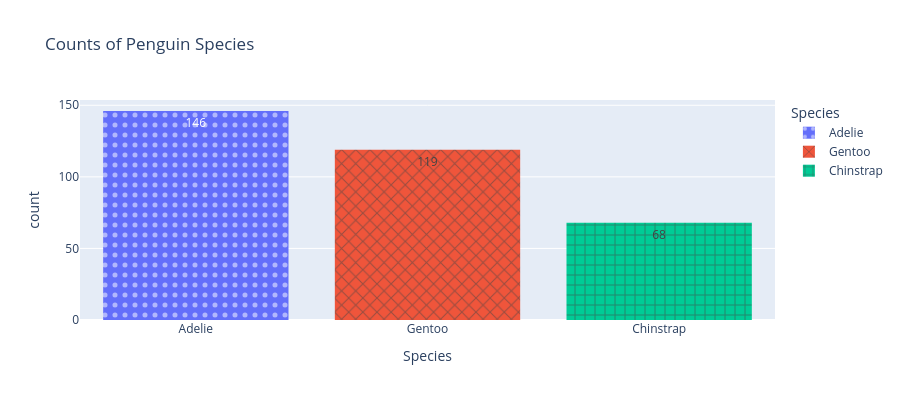

The code cell stored with this chart in its notebook:
### Markdown cell above
Now you might notice that the bar chart stacks each data point on top of each other. To combine them, we can use the `px.histogram()` function in the following way instead.

### Code cell
fig = px.histogram(df, x='species', title="Counts of Penguin Species",

             # Adjust color according to data 
             color='species',

             # Adjust symbol fill according to data
             pattern_shape="species", 
             pattern_shape_sequence=[".", "x", "+"],

             labels={'species': 'Species',
                     'count': 'Count'},

             height=400,
             
             # We can add text to better compare quantitative variables
             text_auto=True)
fig.show()

### Figure 1 — Plotly figure (JSON) as saved in the notebook; plotly's stock layout.template omitted (floating-point values rounded to 4 significant figures; data arrays with more than 128 entries replaced by an {"elided": "..."} marker saying what was removed)
{"data": [{"bingroup": "x", "hovertemplate": "Species=%{x}<br>count=%{y}<extra></extra>", "legendgroup": "Adelie", "marker": {"color": "#636efa", "pattern": {"shape": "."}}, "name": "Adelie", "orientation": "v", "showlegend": true, "texttemplate": "%{value}", "type": "histogram", "x": {"elided": "146 str values"}, "xaxis": "x", "yaxis": "y"}, {"bingroup": "x", "hovertemplate": "Species=%{x}<br>count=%{y}<extra></extra>", "legendgroup": "Gentoo", "marker": {"color": "#EF553B", "pattern": {"shape": "x"}}, "name": "Gentoo", "orientation": "v", "showlegend": true, "texttemplate": "%{value}", "type": "histogram", "x": ["Gentoo", "Gentoo", "Gentoo", "Gentoo", "Gentoo", "Gentoo", "Gentoo", "Gentoo", "Gentoo", "Gentoo", "Gentoo", "Gentoo", "Gentoo", "Gentoo", "Gentoo", "Gentoo", "Gentoo", "Gentoo", "Gentoo", "Gentoo", "Gentoo", "Gentoo", "Gentoo", "Gentoo", "Gentoo", "Gentoo", "Gentoo", "Gentoo", "Gentoo", "Gentoo", "Gentoo", "Gentoo", "Gentoo", "Gentoo", "Gentoo", "Gentoo", "Gentoo", "Gentoo", "Gentoo", "Gentoo", "Gentoo", "Gentoo", "Gentoo", "Gentoo", "Gentoo", "Gentoo", "Gentoo", "Gentoo", "Gentoo", "Gentoo", "Gentoo", "Gentoo", "Gentoo", "Gentoo", "Gentoo", "Gentoo", "Gentoo", "Gentoo", "Gentoo", "Gentoo", "Gentoo", "Gentoo", "Gentoo", "Gentoo", "Gentoo", "Gentoo", "Gentoo", "Gentoo", "Gentoo", "Gentoo", "Gentoo", "Gentoo", "Gentoo", "Gentoo", "Gentoo", "Gentoo", "Gentoo", "Gentoo", "Gentoo", "Gentoo", "Gentoo", "Gentoo", "Gentoo", "Gentoo", "Gentoo", "Gentoo", "Gentoo", "Gentoo", "Gentoo", "Gentoo", "Gentoo", "Gentoo", "Gentoo", "Gentoo", "Gentoo", "Gentoo", "Gentoo", "Gentoo", "Gentoo", "Gentoo", "Gentoo", "Gentoo", "Gentoo", "Gentoo", "Gentoo", "Gentoo", "Gentoo", "Gentoo", "Gentoo", "Gentoo", "Gentoo", "Gentoo", "Gentoo", "Gentoo", "Gentoo", "Gentoo", "Gentoo", "Gentoo", "Gentoo"], "xaxis": "x", "yaxis": "y"}, {"bingroup": "x", "hovertemplate": "Species=%{x}<br>count=%{y}<extra></extra>", "legendgroup": "Chinstrap", "marker": {"color": "#00cc96", "pattern": {"shape": "+"}}, "name": "Chinstrap", "orientation": "v", "showlegend": true, "texttemplate": "%{value}", "type": "histogram", "x": ["Chinstrap", "Chinstrap", "Chinstrap", "Chinstrap", "Chinstrap", "Chinstrap", "Chinstrap", "Chinstrap", "Chinstrap", "Chinstrap", "Chinstrap", "Chinstrap", "Chinstrap", "Chinstrap", "Chinstrap", "Chinstrap", "Chinstrap", "Chinstrap", "Chinstrap", "Chinstrap", "Chinstrap", "Chinstrap", "Chinstrap", "Chinstrap", "Chinstrap", "Chinstrap", "Chinstrap", "Chinstrap", "Chinstrap", "Chinstrap", "Chinstrap", "Chinstrap", "Chinstrap", "Chinstrap", "Chinstrap", "Chinstrap", "Chinstrap", "Chinstrap", "Chinstrap", "Chinstrap", "Chinstrap", "Chinstrap", "Chinstrap", "Chinstrap", "Chinstrap", "Chinstrap", "Chinstrap", "Chinstrap", "Chinstrap", "Chinstrap", "Chinstrap", "Chinstrap", "Chinstrap", "Chinstrap", "Chinstrap", "Chinstrap", "Chinstrap", "Chinstrap", "Chinstrap", "Chinstrap", "Chinstrap", "Chinstrap", "Chinstrap", "Chinstrap", "Chinstrap", "Chinstrap", "Chinstrap", "Chinstrap"], "xaxis": "x", "yaxis": "y"}], "layout": {"barmode": "relative", "height": 400, "legend": {"title": {"text": "Species"}, "tracegroupgap": 0}, "title": {"text": "Counts of Penguin Species"}, "xaxis": {"anchor": "y", "categoryarray": ["Adelie", "Gentoo", "Chinstrap"], "categoryorder": "array", "domain": [0, 1], "title": {"text": "Species"}}, "yaxis": {"anchor": "x", "domain": [0, 1], "title": {"text": "count"}}}}
